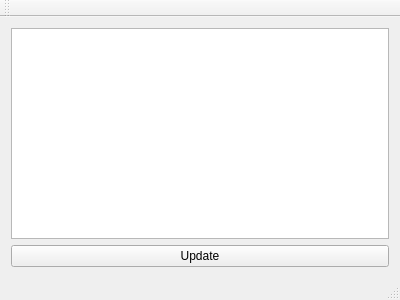
<?xml version="1.0" encoding="UTF-8"?>
<ui version="4.0">
 <class>MainWindow</class>
 <widget class="QMainWindow" name="MainWindow">
  <property name="geometry">
   <rect>
    <x>0</x>
    <y>0</y>
    <width>400</width>
    <height>300</height>
   </rect>
  </property>
  <property name="windowTitle">
   <string>MainWindow</string>
  </property>
  <widget class="QWidget" name="centralWidget">
   <layout class="QVBoxLayout" name="verticalLayout">
    <item>
     <widget class="QTreeView" name="treeView"/>
    </item>
    <item>
     <widget class="QPushButton" name="pushButton_update">
      <property name="text">
       <string>Update</string>
      </property>
     </widget>
    </item>
   </layout>
  </widget>
  <widget class="QMenuBar" name="menuBar">
   <property name="geometry">
    <rect>
     <x>0</x>
     <y>0</y>
     <width>400</width>
     <height>22</height>
    </rect>
   </property>
  </widget>
  <widget class="QToolBar" name="mainToolBar">
   <attribute name="toolBarArea">
    <enum>TopToolBarArea</enum>
   </attribute>
   <attribute name="toolBarBreak">
    <bool>false</bool>
   </attribute>
  </widget>
  <widget class="QStatusBar" name="statusBar"/>
 </widget>
 <layoutdefault spacing="6" margin="11"/>
 <resources/>
 <connections/>
</ui>
